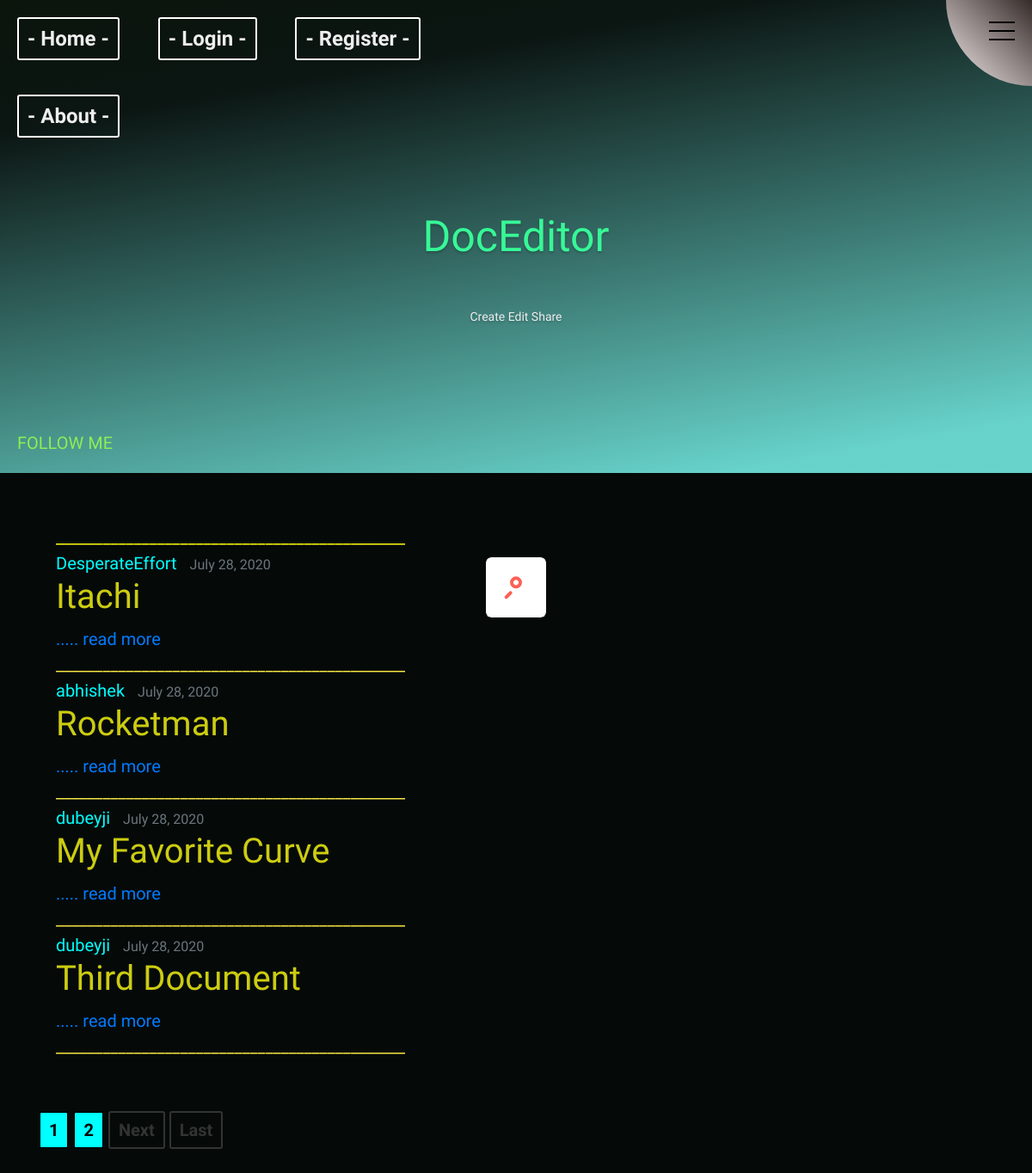
Page /home/ on the earlier database version.
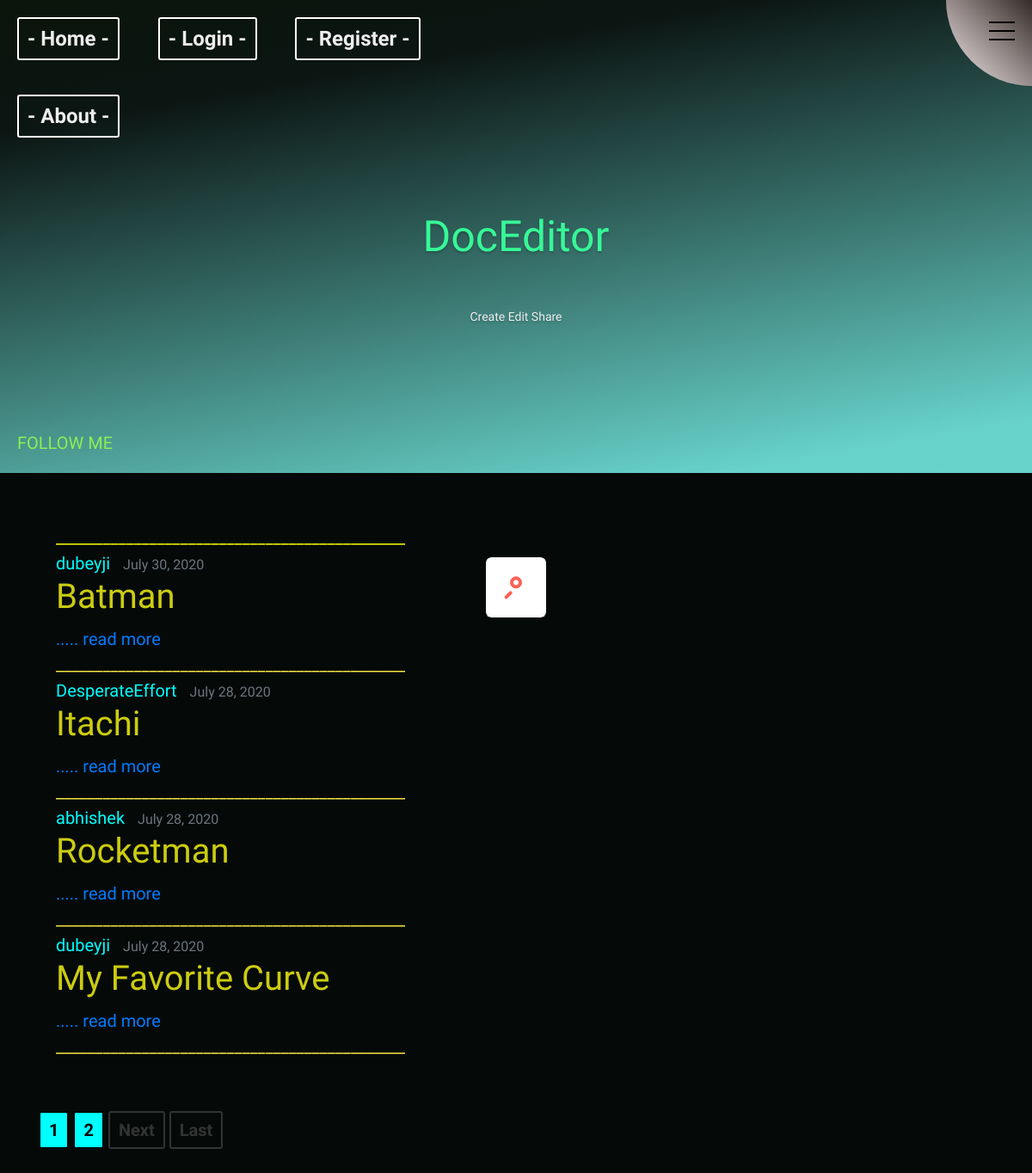
Same page on the later database version.
### editor/models.py (models this page shows, shortened)
class Document(models.Model):
    title = models.CharField(max_length = 100)
    content = RichTextField(blank=True,null=True)
    date_posted = models.DateTimeField(default=timezone.now)
    author  = models.ForeignKey(User,on_delete=models.CASCADE)
    last_change_details = models.TextField(null=True,blank=True)

### editor/views.py (the view)
# urls.py: path('home/',views.DocumentListView.as_view(),name='editor-home'),#homepage now
class DocumentListView(ListView):
    model = Document
    template_name = 'editor/home_backup.html'
    context_object_name = 'documents'
    ordering = ['-date_posted']
    paginate_by = 4

### editor/templates/editor/home_backup.html (shortened to what this page needs)
{% extends "editor/base.html" %}
{% block content %}
<span style="color: #ff1; padding-left: 20px"> _____________________________________________ </span>
{% for document in documents %}
    <div style="padding-left: 20px">
        <div>
            <div>
                <a class="mr-2" style="color:aqua;font-family:'Atomic Age',san-serif;" href="{% url 'user-documents' document.author.username %}">{{ document.author }}</a>
                <small style="color:beige;font-family:'IM Fell English SC',san-serif;" class="text-muted">
                    {{ document.date_posted |date:"F d, Y"}}</small>
            </div>
            <h2>
                <a href="{% url 'document-detail' document.id %}">
                    <font color = "#cc1">{{ document.title }} </font>
                </a>
            </h2>
                    <div>
                    <div class='article'>
                        <div>
                            <a href="{% url 'document-detail' pk=document.pk %}">   ..... read more</a>
                        </div>
                    </div>
            </div>
    </div>
<div style="color: #f8e642;"> _____________________________________________ </div>
</div>
{% endfor %}
<br><br>
{% if is_paginated %}
{% for num in page_obj.paginator.page_range %}
{% if page_obj.number == num %}
<a href="?page={{ num }}" style="background:aqua ;color:black;" class = "btn btn-info mb-4">{{ num }}</a>
{% elif num > page_obj.number|add:'-3' and num < page_obj.number|add:'3' %}
<a href="?page={{ num }}" style="background:aqua ;color:black;" class = "btn btn-info mb-4">{{ num }}</a>
{% endif %}
{% endfor %}
{% if page_obj.has_next %}
<a href="?page={{ page_obj.next_page_number }}" class = "btn btn-outline-info mb-4">Next</a>
<a href="?page={{ page_obj.paginator.num_pages }}" class = "btn btn-outline-info mb-4">Last</a>
{% endif %}
{% endif %}
{% endblock content %}

### editor/templates/editor/base.html (shortened to what this page needs)
{% load static %}
<html>
<head>
        <link rel="stylesheet" href="https://maxcdn.bootstrapcdn.com/bootstrap/4.0.0/css/bootstrap.min.css">
        <link rel="stylesheet" type ="text/css" href = "{% static 'editor/style.css' %}">
        <link rel="stylesheet" type ="text/css" href = "{% static 'editor/searchbar.css' %}">
</head>
<body style=" background:#050a09 ;">
<div class="header">
  <div class="sides">
    <a href="{% url 'editor-home' %}" class = "logo" >- Home -</a>
    {% if user.is_authenticated %}
      <a class="logo" href="{% url 'document-create' %}">- New Doc- </a>
      <a class="logo" href="{% url 'profile' %}">- Profile -</a>
      <a class="logo" href="{% url 'logout' %}">- Logout -</a>
    {% else %}
      <a class="logo" href="{% url 'login' %}">- Login -</a>
      <a class="logo" href="{% url 'register' %}">- Register -</a>
    {% endif %}
    <a href="#" class = "logo" >- About -</a>
  </div>
  <div class="sides"> <a href="#" class="menu">-</a></div>
  <div class="info">
  <h4><a href="#">Create Edit Share</a></h4>
    <h1> DocEditor
    </h1>
    </div>
    <label>
                    <span class='menu3'> <span class='hamburger'></span> </span>
    </label>
<div class="menu2">
  <div class="label2"><font color="#8DEF54">Follow Me</font></div>
</div>
</div>
 <br>
 <br>
            <main role="main" class="container">
                    <div class="row">
                      <div class="col-md-8">
                          {% block content %}{% endblock %}
                    </div>
                      </div>
            </main>
    <link rel="stylesheet" type ="text/css" href = "{% static 'editor/followme.css' %}">
                    <div class="search-wrapper">
                              <div class="input-holder">
                        <form method="GET" action="#">
                            <input class="search-input" id="searchbox" name="q" type="text" placeholder="Search Documents"/> <button class="search-icon" onclick="searchToggle(this, event);" alt="Submit"><span></span></button>
                              </form>
                    </div>
    </div>
</body>
</html>

### editor/static/editor/style.css (style rules this page uses)
html,body { margin:0; height:120%; color: #fff; font-family: 'Josefin Sans', sans-serif; font-size: 20px; }
.header { position: relative; overflow:hidden; display:flex; flex-wrap: wrap; justify-content: center; align-items: flex-start; align-content: flex-start; height:50vw; min-height:400px; max-height:550px; min-width:300px; color: rgb(55, 248, 151); background: linear-gradient(-10deg, rgba(121, 246, 236, 0.85) 8.30%, rgb(11, 21, 18) 80%, rgb(11, 21, 12) 100%); }
.header:after { content:""; width:100%; height:40%; position: absolute;; bottom:0; left:0; z-index:-1; background: linear-gradient(top, rgba(234, 227, 227, 0) 0%, rgb(139, 255, 146) 100%); }
.header:before { content:""; width:100%; height:100%; position: absolute; top:0; left:0; -webkit-backface-visibility: hidden; -webkit-transform: translateZ(0) scale(1.0, 1.0); transform: translateZ(0); background-size:cover; background-attachment:fixed; animation: grow 60s linear 10ms infinite; transition:all 0.2s ease-in-out; z-index:-2 }
.header a { color:#eee }
.menu { display:block; width:30px; height:30px; border:2px solid #fff; border-radius:3px; position:absolute; right:20px; top:20px; text-decoration:none }
.menu:after { content:""; display:block; width:20px; height:3px; background:rgb(250, 248, 248); position:absolute; margin:0 auto; top:5px; left:0; right:0; box-shadow:0 8px, 0 16px }
.logo { border:2px solid #fff; border-radius:3px; text-decoration:none; display:inline-block; margin:20px; padding:5px 10px; font-weight:600; font-size:1.2em; box-sizing:border-box }
.sides, .info { flex: 0 0 auto; width:50% }
.info { width:100%; padding:15% 10% 0 10%; text-align:center; text-shadow:0 2px 3px rgba(0,0,0,0.2) }
.info h4, .meta { font-size:0.7em }
.btn { color:#333; border:2px solid; border-radius:3px; text-decoration:none; display:inline-block; padding:5px 10px; font-weight:600 }
*, *:before, *:after { box-sizing: border-box; }
label .menu3 { position: absolute; right: -100px; top: -100px; z-index: 100; width: 200px; height: 200px; background: -webkit-linear-gradient(45deg, rgb(250, 240, 240), rgb(53, 43, 41), rgb(228, 189, 84)); border-radius: 50% 50% 50% 50%; -webkit-transition: .5s ease-in-out; transition: .5s ease-in-out; box-shadow: 0 0 0 0 rgb(238, 122, 122), 0 0 0 0 rgb(200, 212, 25); cursor: pointer; }
label .hamburger { position: absolute; top: 135px; left: 50px; width: 30px; height: 2px; background: #000; display: block; -webkit-transform-origin: center; transform-origin: center; -webkit-transition: .5s ease-in-out; transition: .5s ease-in-out; }
label .hamburger:after, label .hamburger:before { -webkit-transition: .5s ease-in-out; transition: .5s ease-in-out; content: ""; position: absolute; display: block; width: 100%; height: 100%; background: #000; }
label .hamburger:before { top: -10px; }
label .hamburger:after { bottom: -10px; }
h1 { position: absolute; top: 50%; left: 50%; -webkit-transform: translate(-50%, -50%); transform: translate(-50%, -50%); width: 80%; text-align: center; }

### editor/static/editor/searchbar.css (style rules this page uses)
body { background: #212129; }
.search-wrapper { position: absolute; transform: translate(-50%, -50%); top:50%; left:50%; }
.search-wrapper .input-holder { height: 70px; width:70px; overflow: hidden; background: rgba(255,255,255,0); border-radius:6px; position: relative; transition: all 0.3s ease-in-out; }
.search-wrapper .input-holder .search-icon { width:70px; height:70px; border:none; border-radius:6px; background: #FFF; padding:0px; outline:none; position: relative; z-index: 2; float:right; cursor: pointer; transition: all 0.3s ease-in-out; }
.search-wrapper .input-holder .search-icon span { width:22px; height:22px; display: inline-block; vertical-align: middle; position:relative; transform: rotate(45deg); transition: all .4s cubic-bezier(0.650, -0.600, 0.240, 1.650); }
.search-wrapper .input-holder .search-icon span::before, .search-wrapper .input-holder .search-icon span::after { position: absolute; content:''; }
.search-wrapper .input-holder .search-icon span::before { width: 4px; height: 11px; left: 9px; top: 18px; border-radius: 2px; background: #FE5F55; }
.search-wrapper .input-holder .search-icon span::after { width: 14px; height: 14px; left: 0px; top: 0px; border-radius: 16px; border: 4px solid #FE5F55; }

### editor/static/editor/followme.css (style rules this page uses)
.menu2 { text-transform: uppercase; color: rgba(228, 72, 72, 0.8); display: inline-block; cursor: pointer; pointer-events: none; position: absolute; bottom: 20px; left: 20px; }
.label2 { display: inline-block; cursor: pointer; pointer-events: all; }

Differences in the rows shown:
no longer on this page (row unchanged): Document: author "dubeyji", date_posted "July 28, 2020", title "Third Document"
added Document: author "dubeyji", date_posted "July 30, 2020", title "Batman"
